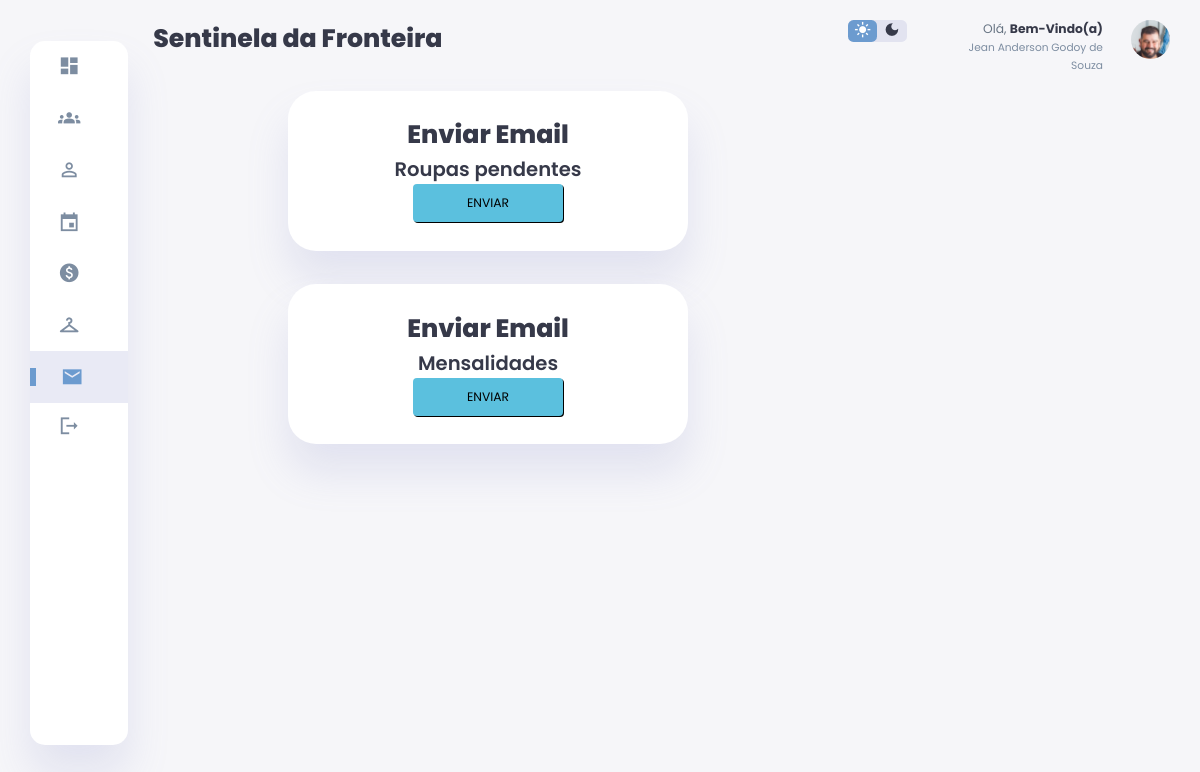
/email/index.php (signed in), run on the app's committed database.
### tables this page shows
CREATE TABLE IF NOT EXISTS `usuario` (
  `id_usuario` int NOT NULL AUTO_INCREMENT,
  `statuss` int DEFAULT NULL,
  `nome` varchar(255) DEFAULT NULL,
  `email` varchar(255) DEFAULT NULL,
  `datas` date DEFAULT NULL,
  `CPF` char(14) DEFAULT NULL,
  `RG` varchar(11) DEFAULT NULL,
  `categoria` varchar(255) NOT NULL,
  `senha` varchar(255) DEFAULT NULL,
  `telefone` varchar(16) DEFAULT NULL,
  `imagem` varchar(255) NOT NULL,
  `genero` varchar(255) NOT NULL,
  `endereco` varchar(255) NOT NULL,
  `responsavel` varchar(255) NOT NULL,
  `data_entrada` date NOT NULL,
  `tele_respon` varchar(16) NOT NULL,
  `idade` varchar(2) NOT NULL,
  `nom_dan` varchar(255) NOT NULL,
  `identidade_frente` varchar(255) NOT NULL,
  `identidade_verso` varchar(255) NOT NULL,
  PRIMARY KEY (`id_usuario`),
  KEY `id_usuario` (`id_usuario`) USING BTREE
);

### email/index.php (the view, shortened to what this page needs)
<?php
$conexao = conectar();
$id_usuario = $_SESSION['id_usuario'];
$sql = "SELECT * FROM usuario WHERE id_usuario = ?";
$stmt = mysqli_prepare($conexao, $sql);
mysqli_stmt_bind_param($stmt, "i", $id_usuario);
mysqli_stmt_execute($stmt);
$resultado = mysqli_stmt_get_result($stmt);
$dados = mysqli_fetch_assoc($resultado);
?>
<!DOCTYPE html>
<html lang="pt-br">
<head>
    <link rel="stylesheet" href="css/style.css">
</head>
<body>
    <div class="container">
        <aside>
            <div class="sidebar">
                <a href="../coordenador/dashboard.php">
                    <span class="material-icons-sharp">dashboard</span>
                </a>
                <a href="../coordenador/participantes">
                    <span class="material-icons-sharp">groups</span>
                </a>
                <a href="../coordenador/perfil.php">
                    <span class="material-icons-sharp">person_outline</span>
                </a>
                <a href="../coordenador/calen" target="_blank">
                    <span class="material-icons-sharp">event</span>
                </a>
                <a href="../coordenador/pagamentos">
                    <span class="material-icons-sharp">paid</span>
                </a>
                <a href="../coordenador/acessorios">
                    <span class="material-icons-sharp">checkroom</span>
                </a>
                <a href="email" class="active">
                    <span class="material-icons-sharp">email</span>
                </a>
                <a href="logout.php">
                    <span class="material-icons-sharp">logout</span>
                </a>
            </div>
        </aside>
        <main>
            <h1>Sentinela da Fronteira</h1>
            <div class="box">
                <h1>Enviar Email</h1>
                <div class="notification">
                    <h2>Roupas pendentes</h2>
                    <a href="email.php">
                        <label for="enviar" class="form-control">ENVIAR</label></a>
                </div>
            </div>
            <div class="box">
                <h1>Enviar Email</h1>
                <div class="notification">
                    <h2>Mensalidades</h2>
                    <a href="../usuario/pagamento/email/email.php">
                        <label for="enviar" class="form-control">ENVIAR</label></a>
                </div>
            </div>
        </main>
        <div class="right-section">
            <div class="nav">
                <div class="dark-mode">
                    <span class="material-icons-sharp light ">light_mode</span>
                    <span class="material-icons-sharp dark">dark_mode</span>
                </div>
                <div class="profile">
                    <div class="info">
                        <p>Olá, <b>Bem-Vindo(a)</b></p>
                        <small class="text-muted"><?php echo htmlspecialchars($dados['nome']); ?></small>
                    </div>
                    <div class="profile-photo">
                        <img src="../img/perfil/<?php echo htmlspecialchars($dados['imagem']); ?>" alt="user">
                    </div>
                </div>
            </div>
        </div>
    </div>
</body>
</html>

### email/css/style.css (style rules this page uses)
:root { --color-primary: #6C9BCF; --color-danger: #FF0060; --color-success: #1B9C85; --color-warning: #F7D060; --color-white: #fff; --color-info-dark: #7d8da1; --color-dark: #363949; --color-light: rgba(132, 139, 200, 0.18); --color-dark-variant: #677483; --color-background: #f6f6f9; --card-border-radius: 2rem; --border-radius-1: 0.4rem; --border-radius-2: 1.2rem; --card-padding: 1.8rem; --padding-1: 1.2rem; --box-shadow: 0 2rem 3rem var(--color-light); }
* { margin: 0; padding: 0; outline: 0; appearance: 0; border: 0; text-decoration: none; box-sizing: border-box; }
html { font-size: 14px; }
body { width: 100vw; height: 100vh; font-family: 'Poppins', sans-serif; font-size: 0.88rem; user-select: none; overflow-x: hidden; color: var(--color-dark); background-color: var(--color-background); }
a { color: var(--color-dark); }
img { display: block; width: 100%; }
h1 { font-weight: 800; font-size: 1.8rem; }
h2 { font-weight: 600; font-size: 1.4rem; }
small { font-size: 0.76rem; }
p { color: var(--color-dark-variant); }
b { color: var(--color-dark); }
.text-muted { color: var(--color-info-dark); }
.container { display: grid; width: 96%; margin: 0 auto; gap: 1.8rem; grid-template-columns: 12rem auto 23rem; }
aside { height: 100vh; }
aside .sidebar { display: flex; flex-direction: column; background-color: var(--color-white); box-shadow: var(--box-shadow); border-radius: 15px; height: 88vh; position: relative; top: 1.5rem; transition: all 0.3s ease; }
aside .sidebar a { display: flex; align-items: center; color: var(--color-info-dark); height: 3.7rem; gap: 1rem; position: relative; margin-left: 2rem; transition: all 0.3s ease; }
aside .sidebar a span { font-size: 1.6rem; transition: all 0.3s ease; }
aside .sidebar a:last-child { position: absolute; bottom: 2rem; width: 100%; }
aside .sidebar a.active { width: 100%; color: var(--color-primary); background-color: var(--color-light); margin-left: 0; }
aside .sidebar a.active::before { content: ''; width: 6px; height: 18px; background-color: var(--color-primary); }
aside .sidebar a.active span { color: var(--color-primary); margin-left: calc(1rem - 3px); }
main { margin-top: 1.4rem; }
.right-section { margin-top: 1.4rem; }
.right-section .nav { display: flex; justify-content: end; gap: 2rem; }
.right-section .dark-mode { background-color: var(--color-light); display: flex; justify-content: space-between; align-items: center; height: 1.6rem; width: 4.2rem; cursor: pointer; border-radius: var(--border-radius-1); }
.right-section .dark-mode span { font-size: 1.2rem; width: 50%; height: 100%; display: flex; align-items: center; justify-content: center; }
.right-section .dark-mode span.active { background-color: var(--color-primary); color: white; border-radius: var(--border-radius-1); }
.right-section .nav .profile { display: flex; gap: 2rem; text-align: right; }
.right-section .nav .profile .profile-photo { width: 2.8rem; height: 2.8rem; border-radius: 50%; overflow: hidden; }
@media screen and (max-width: 1200px) { .container { width: 95%; grid-template-columns: 7rem auto 23rem; } }
@media screen and (max-width: 1200px) { aside .sidebar a { width: 5.6rem; } }
@media screen and (max-width: 1200px) { aside .sidebar a:last-child { position: relative; margin-top: 1.8rem; } }
.box { background-color: var(--color-white); width: 100%; padding: var(--card-padding); text-align: center; box-shadow: var(--box-shadow); border-radius: var(--card-border-radius); transition: all 0.3s ease; margin-top: 5%; }
.box { background-color: var(--color-white); width: 90%; max-width: 400px; margin: 5% auto; padding: var(--card-padding); text-align: center; box-shadow: var(--box-shadow); border-radius: var(--card-border-radius); transition: all 0.3s ease; }
.form-control { width: 150px; padding: 10px; display: block; border-radius: 4px; background-color: #5bc0de; text-align: center; text-decoration: none; color: #fff; box-shadow: 1px 1px black; margin: 0 auto 1%; cursor: pointer; color: black; }

### data on the page
usuario: nome "Jean Anderson Godoy de Souza", imagem (picture)
